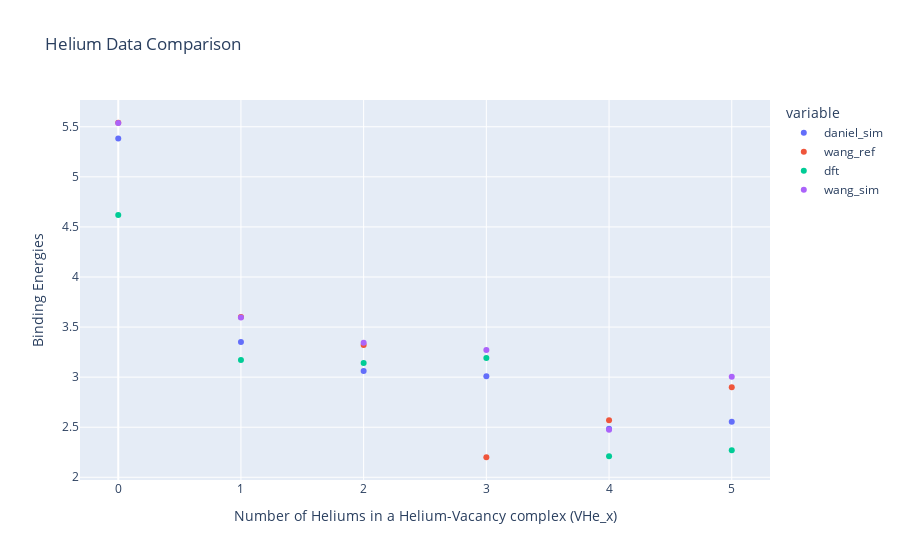

Notebook code for this chart:
### Code cell
# Create a line plot using Plotly Express
fig = px.scatter(plot_helium_df, x='x_val', y=['daniel_sim',  'wang_ref', 'dft','wang_sim'],
              labels={'x_val': 'Number of Heliums in a Helium-Vacancy complex (VHe_x)', 'value': 'Binding Energies'},
              title='Helium Data Comparison')

# Show the plot
fig.show()

### Figure 1 — Plotly figure (JSON) as saved in the notebook; plotly's stock layout.template omitted (floating-point values rounded to 4 significant figures)
{"data": [{"hovertemplate": "variable=daniel_sim<br>Number of Heliums in a Helium-Vacancy complex (VHe_x)=%{x}<br>Binding Energies=%{y}<extra></extra>", "legendgroup": "daniel_sim", "marker": {"color": "#636efa", "symbol": "circle"}, "mode": "markers", "name": "daniel_sim", "orientation": "v", "showlegend": true, "type": "scatter", "x": [0, 1, 2, 3, 4, 5], "xaxis": "x", "y": [5.382, 3.351, 3.062, 3.008, 2.486, 2.555], "yaxis": "y"}, {"hovertemplate": "variable=wang_ref<br>Number of Heliums in a Helium-Vacancy complex (VHe_x)=%{x}<br>Binding Energies=%{y}<extra></extra>", "legendgroup": "wang_ref", "marker": {"color": "#EF553B", "symbol": "circle"}, "mode": "markers", "name": "wang_ref", "orientation": "v", "showlegend": true, "type": "scatter", "x": [0, 1, 2, 3, 4, 5], "xaxis": "x", "y": [5.54, 3.6, 3.32, 2.2, 2.57, 2.9], "yaxis": "y"}, {"hovertemplate": "variable=dft<br>Number of Heliums in a Helium-Vacancy complex (VHe_x)=%{x}<br>Binding Energies=%{y}<extra></extra>", "legendgroup": "dft", "marker": {"color": "#00cc96", "symbol": "circle"}, "mode": "markers", "name": "dft", "orientation": "v", "showlegend": true, "type": "scatter", "x": [0, 1, 2, 3, 4, 5], "xaxis": "x", "y": [4.62, 3.17, 3.14, 3.19, 2.21, 2.27], "yaxis": "y"}, {"hovertemplate": "variable=wang_sim<br>Number of Heliums in a Helium-Vacancy complex (VHe_x)=%{x}<br>Binding Energies=%{y}<extra></extra>", "legendgroup": "wang_sim", "marker": {"color": "#ab63fa", "symbol": "circle"}, "mode": "markers", "name": "wang_sim", "orientation": "v", "showlegend": true, "type": "scatter", "x": [0, 1, 2, 3, 4, 5], "xaxis": "x", "y": [5.538, 3.595, 3.342, 3.272, 2.474, 3.003], "yaxis": "y"}], "layout": {"legend": {"title": {"text": "variable"}, "tracegroupgap": 0}, "title": {"text": "Helium Data Comparison"}, "xaxis": {"anchor": "y", "domain": [0, 1], "title": {"text": "Number of Heliums in a Helium-Vacancy complex (VHe_x)"}}, "yaxis": {"anchor": "x", "domain": [0, 1], "title": {"text": "Binding Energies"}}}}
